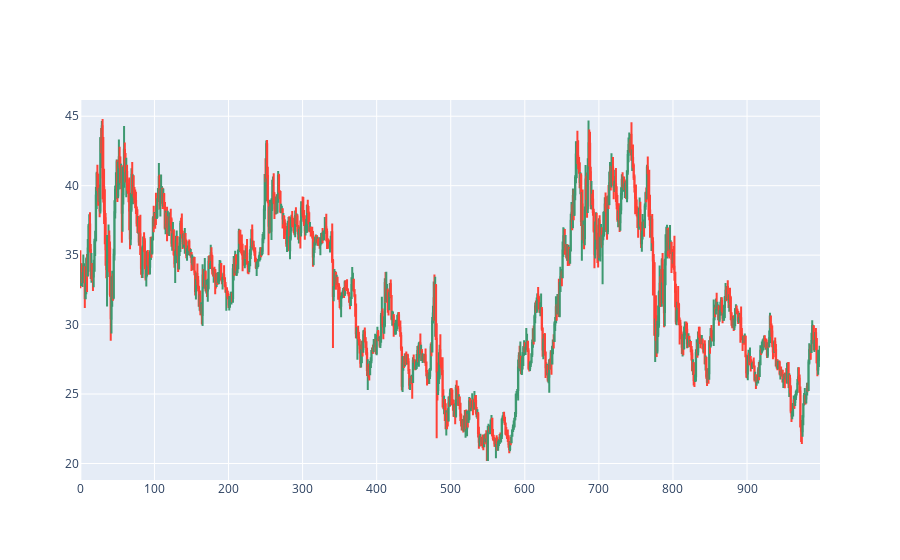

Write notebook code for a chart like this one.
### Code cell
dfpl = df[:]
import plotly.graph_objects as go
from datetime import datetime

fig = go.Figure(data=[go.Candlestick(x=dfpl.index,
                open=dfpl['Open'],
                high=dfpl['High'],
                low=dfpl['Low'],
                close=dfpl['Close'])])

fig.layout.xaxis.rangeslider.visible = False
fig.show()

### Figure 1 — Plotly figure (JSON) as saved in the notebook; plotly's stock layout.template omitted (floating-point values rounded to 4 significant figures; data arrays with more than 128 entries replaced by an {"elided": "..."} marker saying what was removed)
{"data": [{"close": {"elided": "999 float values"}, "high": {"elided": "999 float values"}, "low": {"elided": "999 float values"}, "open": {"elided": "999 float values"}, "type": "candlestick", "x": {"elided": "999 int values"}}], "layout": {"xaxis": {"rangeslider": {"visible": false}}}}
